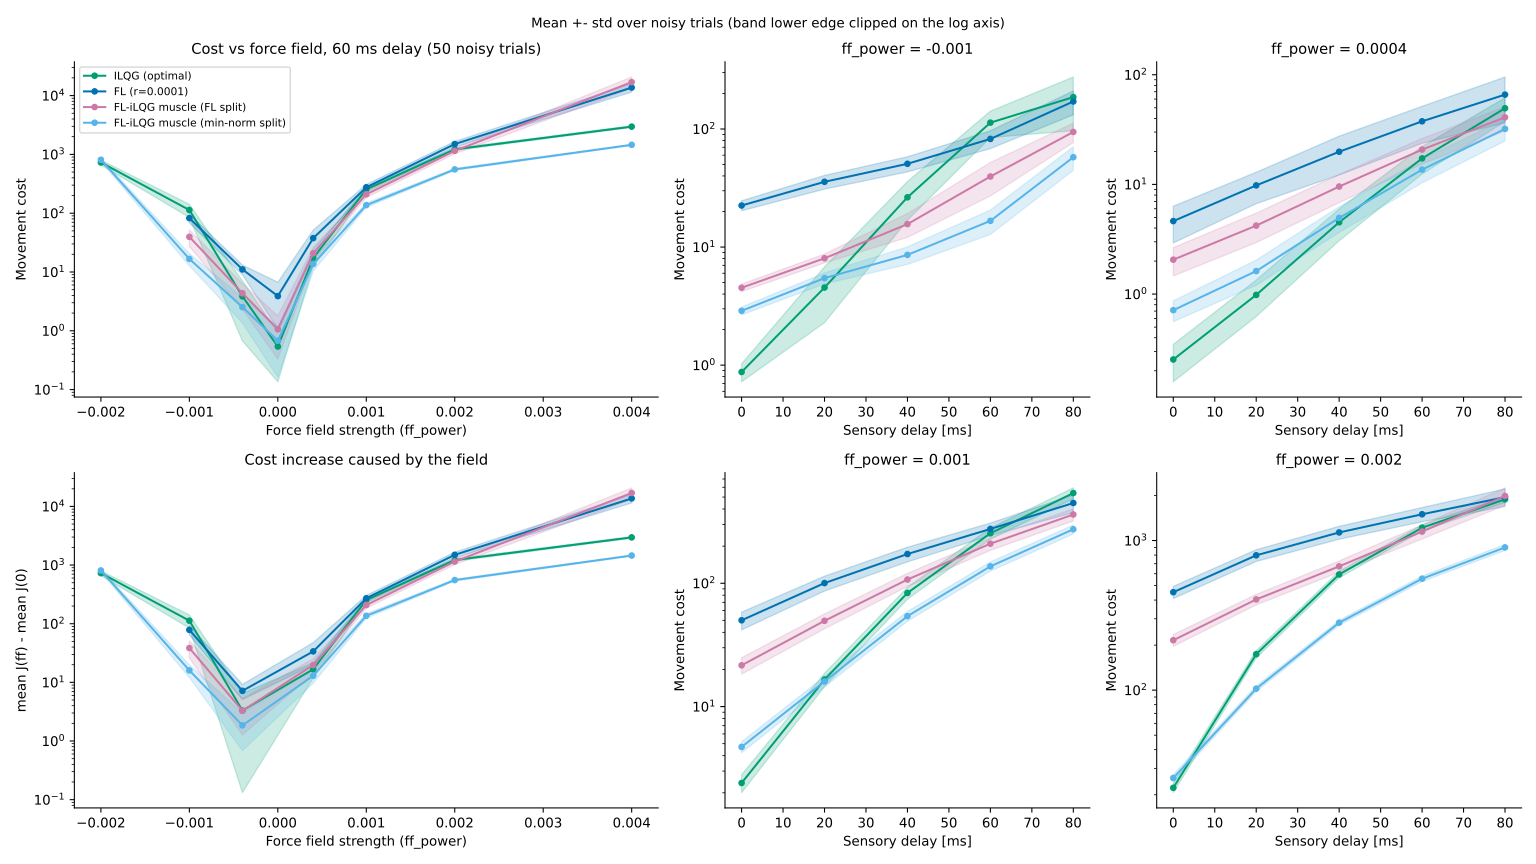

Write Python code to recreate this figure.
"""
Robustness to an (unknown) force field: ILQG, FL, and their combination,
with noisy simulations (mean +- std over NUM_TRIALS trials).

Force field task of PaperPlot.ipynb (start [0, 45], target [0, 60], T = 0.6 s,
N = 60, WR = 0.05, motor noise 5e-4), with the four controllers of
paper_controllers.py:
  ILQG            : linear approximation of the dynamics around a nominal trajectory
  FL              : Controllers/FL.py, LQR on the virtual acceleration (r ||v||^2)
  FL-iLQG (FL split / min-norm split) : iLQG on the muscle cost in the FL coordinates

  Top left    : paper cost vs force field strength, 60 ms delay.
  Bottom left : cost increase caused by the field, mean J(ff) - mean J(0).
  Right       : paper cost vs sensory delay, one panel per field strength.

Every controller sees the same noise sequence in a given trial (same seed).
Diverged trials (NaN) are left out of the mean and std, and counted.

    python FL_with-iLQG/force_field_sweep.py [--trials 50] [--jobs 4]
"""

import argparse
import sys

from paper_controllers import (
    COLORS, CONTROLLERS, DELAY, HERE, LABELS, cost_function, delete_axis, plan_muscle, run_trials,
)

import numpy as np
from matplotlib import gridspec
from matplotlib import pyplot as plt

START = [0, 45]
TARGET = [0, 60]
MOVEMENT_TIME = 0.6
NUM_ITER = 60
WR = 0.05
FF_POWERS = [-2e-3, -1e-3, -4e-4, 0.0, 4e-4, 1e-3, 2e-3, 4e-3]
DELAYS = [0.0, 0.02, 0.04, 0.06, 0.08]
FF_FOR_DELAY_SWEEP = [-1e-3, 4e-4, 1e-3, 2e-3]
SHORT = {"ILQG": "ILQG", "FL": "FL", "FL_muscle": "FLiLQG", "FL_muscle_mn": "FLiLQG mn"}


def simulate(conditions, trials, jobs, plan):
    """
    Noisy costs for every (ff_power, delay) condition.

    Returns {(ff_power, delay): array (trials, controllers)}, NaN for diverged trials.
    """
    tasks = [
        dict(controller=c, duration=MOVEMENT_TIME, num_iter=NUM_ITER, start=START, target=TARGET,
             wr=WR, noise=True, ff=f != 0, ff_power=f, seed=trial, plan=plan, delay=d)
        for (f, d) in conditions for trial in range(trials) for c in CONTROLLERS
    ]
    results = run_trials(tasks, jobs)
    costs = np.array([cost_function(r[2], r[3], TARGET, WR) for r in results])
    costs = costs.reshape(len(conditions), trials, len(CONTROLLERS))
    return {cond: costs[i] for i, cond in enumerate(conditions)}


def fmt(mean, std, n_nan, trials):
    if n_nan == trials:
        return f"{'diverged':>21s}"
    cell = f"{mean:9.2f} +-{std:8.2f}"
    return cell + ("*" if n_nan else " ")


def band(ax, x, mean, std, color, label, marker="o"):
    """Mean line with a +-std band; the lower edge is clipped to stay positive on the log axis."""
    ax.plot(x, mean, "-" + marker, color=color, label=label, markersize=4)
    ax.fill_between(x, np.maximum(mean - std, mean * 1e-2), mean + std, color=color, alpha=0.2)


def main():
    parser = argparse.ArgumentParser(description=__doc__, formatter_class=argparse.RawDescriptionHelpFormatter)
    parser.add_argument("--trials", type=int, default=50)
    parser.add_argument("--jobs", type=int, default=None)
    args = parser.parse_args()

    plan = plan_muscle(MOVEMENT_TIME, NUM_ITER, START, TARGET, WR)
    conditions = [(f, DELAY) for f in FF_POWERS]
    conditions += [(f, d) for d in DELAYS if d != DELAY for f in FF_FOR_DELAY_SWEEP]
    print(f"Simulating {len(conditions) * args.trials * len(CONTROLLERS)} noisy trials...")
    costs = simulate(conditions, args.trials, args.jobs, plan)

    def stats(f, d):
        c = costs[(f, d)]
        return np.nanmean(c, axis=0), np.nanstd(c, axis=0), np.isnan(c).sum(axis=0)

    print(f"\nPaper cost (WR={WR}), mean +- std over {args.trials} noisy trials "
          f"(* = some trials diverged and are excluded)")
    print(f"FLiLQG = FL-iLQG with the FL split, FLiLQG mn = with the min-norm split")
    print(f"\n60 ms delay\n{'ff_power':>9s} " + "".join(f"{SHORT[c]:>22s}" for c in CONTROLLERS))
    for f in FF_POWERS:
        mean, std, n_nan = stats(f, DELAY)
        print(f"{f:9.0e} " + "".join(fmt(mean[k], std[k], n_nan[k], args.trials) for k in range(len(CONTROLLERS))))
    for f in FF_FOR_DELAY_SWEEP:
        print(f"\nff_power = {f:g}\n{'delay':>9s} " + "".join(f"{SHORT[c]:>22s}" for c in CONTROLLERS))
        for d in DELAYS:
            mean, std, n_nan = stats(f, d)
            print(f"{int(d * 1000):7d}ms " + "".join(fmt(mean[k], std[k], n_nan[k], args.trials)
                                                    for k in range(len(CONTROLLERS))))

    fig = plt.figure(figsize=(16, 9))
    gs = gridspec.GridSpec(2, 3, width_ratios=[1.6, 1, 1])
    ax_ff = fig.add_subplot(gs[0, 0])
    ax_inc = fig.add_subplot(gs[1, 0])
    by_ff = [stats(f, DELAY) for f in FF_POWERS]
    means = np.array([m for m, _, _ in by_ff])
    stds = np.array([s for _, s, _ in by_ff])
    i0 = FF_POWERS.index(0.0)
    nonzero = [i for i, f in enumerate(FF_POWERS) if f != 0]
    ff_nonzero = np.array(FF_POWERS)[nonzero]
    for k, c in enumerate(CONTROLLERS):
        band(ax_ff, FF_POWERS, means[:, k], stds[:, k], COLORS[c], LABELS[c])
        band(ax_inc, ff_nonzero, means[nonzero, k] - means[i0, k], stds[nonzero, k], COLORS[c], LABELS[c])
    for ax, ylabel, title in [
        (ax_ff, "Movement cost", f"Cost vs force field, 60 ms delay ({args.trials} noisy trials)"),
        (ax_inc, "mean J(ff) - mean J(0)", "Cost increase caused by the field"),
    ]:
        ax.set_yscale("log")
        ax.set_xlabel("Force field strength (ff_power)")
        ax.set_ylabel(ylabel)
        ax.set_title(title, fontsize=11)
        delete_axis(ax)
    ax_ff.legend(fontsize=8)

    delays_ms = np.array(DELAYS) * 1000
    for i, f in enumerate(FF_FOR_DELAY_SWEEP):
        ax = fig.add_subplot(gs[i // 2, 1 + i % 2])
        by_delay = [stats(f, d) for d in DELAYS]
        for k, c in enumerate(CONTROLLERS):
            band(ax, delays_ms, np.array([m[k] for m, _, _ in by_delay]),
                 np.array([s[k] for _, s, _ in by_delay]), COLORS[c], LABELS[c])
        ax.set_yscale("log")
        ax.set_xlabel("Sensory delay [ms]")
        ax.set_ylabel("Movement cost")
        ax.set_title(f"ff_power = {f:g}", fontsize=11)
        delete_axis(ax)

    fig.suptitle("Mean +- std over noisy trials (band lower edge clipped on the log axis)", fontsize=10)
    fig.tight_layout()
    out = HERE / "force_field_sweep.svg"
    fig.savefig(out)
    print(f"\nFigure saved to {out}")
    return 0


if __name__ == "__main__":
    sys.exit(main())
